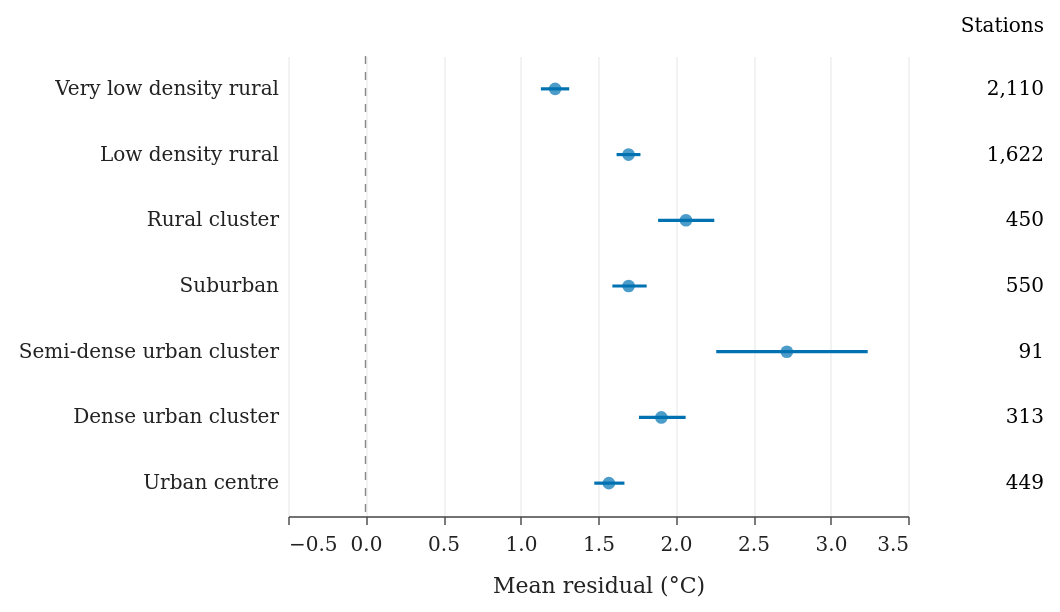

The Vega-Lite source for this figure:
### Vega-Lite specification from a JSON file in a GitHub repository (floating-point values rounded to 4 significant figures)
{"config": {"view": {"continuousWidth": 300, "continuousHeight": 300, "stroke": null}, "axis": {"domainColor": "#444444", "domainWidth": 0.7, "gridColor": "#e5e5e5", "gridWidth": 0.5, "labelColor": "#222222", "labelFont": "DejaVu Serif", "labelFontSize": 10, "labelPadding": 5, "tickColor": "#444444", "tickSize": 4, "tickWidth": 0.7, "titleColor": "#222222", "titleFont": "DejaVu Serif", "titleFontSize": 11, "titleFontWeight": "normal", "titlePadding": 10}, "background": "white", "font": "DejaVu Serif", "legend": {"gradientThickness": 10, "labelFont": "DejaVu Serif", "labelFontSize": 10, "titleFont": "DejaVu Serif", "titleFontSize": 11, "titleFontWeight": "normal"}, "padding": 8, "title": {"anchor": "start", "font": "DejaVu Serif", "fontSize": 12, "offset": 10}}, "hconcat": [{"layer": [{"data": {"values": [{"zero": 0}]}, "mark": {"type": "rule", "color": "#888888", "strokeDash": [4, 4], "strokeWidth": 0.7}, "encoding": {"x": {"field": "zero", "title": "Mean residual (°C)", "type": "quantitative"}}}, {"data": {"values": [{"bin": "Very low density rural", "mean": 1.223, "ci_low": 1.131, "ci_high": 1.314, "n_observations": 3514982, "n_stations": 2110}, {"bin": "Low density rural", "mean": 1.697, "ci_low": 1.62, "ci_high": 1.774, "n_observations": 2912790, "n_stations": 1622}, {"bin": "Rural cluster", "mean": 2.067, "ci_low": 1.888, "ci_high": 2.25, "n_observations": 774427, "n_stations": 450}, {"bin": "Suburban", "mean": 1.697, "ci_low": 1.593, "ci_high": 1.814, "n_observations": 1002786, "n_stations": 550}, {"bin": "Semi-dense urban cluster", "mean": 2.718, "ci_low": 2.263, "ci_high": 3.24, "n_observations": 156261, "n_stations": 91}, {"bin": "Dense urban cluster", "mean": 1.909, "ci_low": 1.764, "ci_high": 2.065, "n_observations": 512965, "n_stations": 313}, {"bin": "Urban centre", "mean": 1.57, "ci_low": 1.476, "ci_high": 1.671, "n_observations": 829059, "n_stations": 449}]}, "mark": {"type": "rule", "color": "#0072B2", "strokeWidth": 1.6}, "encoding": {"x": {"field": "ci_low", "scale": {"domain": [-0.1, 3.34]}, "title": "Mean residual (°C)", "type": "quantitative"}, "x2": {"field": "ci_high"}, "y": {"axis": {"domain": false, "labelLimit": 220, "ticks": false}, "field": "bin", "sort": ["Very low density rural", "Low density rural", "Rural cluster", "Suburban", "Semi-dense urban cluster", "Dense urban cluster", "Urban centre"], "title": null, "type": "nominal"}}}, {"data": {"values": [{"bin": "Very low density rural", "mean": 1.223, "ci_low": 1.131, "ci_high": 1.314, "n_observations": 3514982, "n_stations": 2110}, {"bin": "Low density rural", "mean": 1.697, "ci_low": 1.62, "ci_high": 1.774, "n_observations": 2912790, "n_stations": 1622}, {"bin": "Rural cluster", "mean": 2.067, "ci_low": 1.888, "ci_high": 2.25, "n_observations": 774427, "n_stations": 450}, {"bin": "Suburban", "mean": 1.697, "ci_low": 1.593, "ci_high": 1.814, "n_observations": 1002786, "n_stations": 550}, {"bin": "Semi-dense urban cluster", "mean": 2.718, "ci_low": 2.263, "ci_high": 3.24, "n_observations": 156261, "n_stations": 91}, {"bin": "Dense urban cluster", "mean": 1.909, "ci_low": 1.764, "ci_high": 2.065, "n_observations": 512965, "n_stations": 313}, {"bin": "Urban centre", "mean": 1.57, "ci_low": 1.476, "ci_high": 1.671, "n_observations": 829059, "n_stations": 449}]}, "mark": {"type": "point", "color": "#0072B2", "filled": true, "size": 40}, "encoding": {"tooltip": [{"field": "bin", "type": "nominal"}, {"field": "mean", "type": "quantitative"}, {"field": "ci_low", "type": "quantitative"}, {"field": "ci_high", "type": "quantitative"}, {"field": "n_stations", "type": "quantitative"}], "x": {"field": "mean", "scale": {"domain": [-0.1, 3.34]}, "title": "Mean residual (°C)", "type": "quantitative"}, "y": {"axis": {"domain": false, "labelLimit": 220, "ticks": false}, "field": "bin", "sort": ["Very low density rural", "Low density rural", "Rural cluster", "Suburban", "Semi-dense urban cluster", "Dense urban cluster", "Urban centre"], "title": null, "type": "nominal"}}}], "height": 230, "width": 310}, {"data": {"values": [{"bin": "Very low density rural", "mean": 1.223, "ci_low": 1.131, "ci_high": 1.314, "n_observations": 3514982, "n_stations": 2110}, {"bin": "Low density rural", "mean": 1.697, "ci_low": 1.62, "ci_high": 1.774, "n_observations": 2912790, "n_stations": 1622}, {"bin": "Rural cluster", "mean": 2.067, "ci_low": 1.888, "ci_high": 2.25, "n_observations": 774427, "n_stations": 450}, {"bin": "Suburban", "mean": 1.697, "ci_low": 1.593, "ci_high": 1.814, "n_observations": 1002786, "n_stations": 550}, {"bin": "Semi-dense urban cluster", "mean": 2.718, "ci_low": 2.263, "ci_high": 3.24, "n_observations": 156261, "n_stations": 91}, {"bin": "Dense urban cluster", "mean": 1.909, "ci_low": 1.764, "ci_high": 2.065, "n_observations": 512965, "n_stations": 313}, {"bin": "Urban centre", "mean": 1.57, "ci_low": 1.476, "ci_high": 1.671, "n_observations": 829059, "n_stations": 449}]}, "mark": {"type": "text", "align": "right", "fontSize": 10}, "encoding": {"text": {"field": "n_stations", "format": ",", "type": "quantitative"}, "x": {"value": 55}, "y": {"axis": null, "field": "bin", "sort": ["Very low density rural", "Low density rural", "Rural cluster", "Suburban", "Semi-dense urban cluster", "Dense urban cluster", "Urban centre"], "type": "nominal"}}, "height": 230, "title": {"text": "Stations", "anchor": "end", "fontSize": 10, "fontWeight": "normal"}, "width": 55}], "resolve": {"scale": {"y": "shared"}}, "spacing": 12, "$schema": "https://vega.github.io/schema/vega-lite/v6.4.1.json"}
